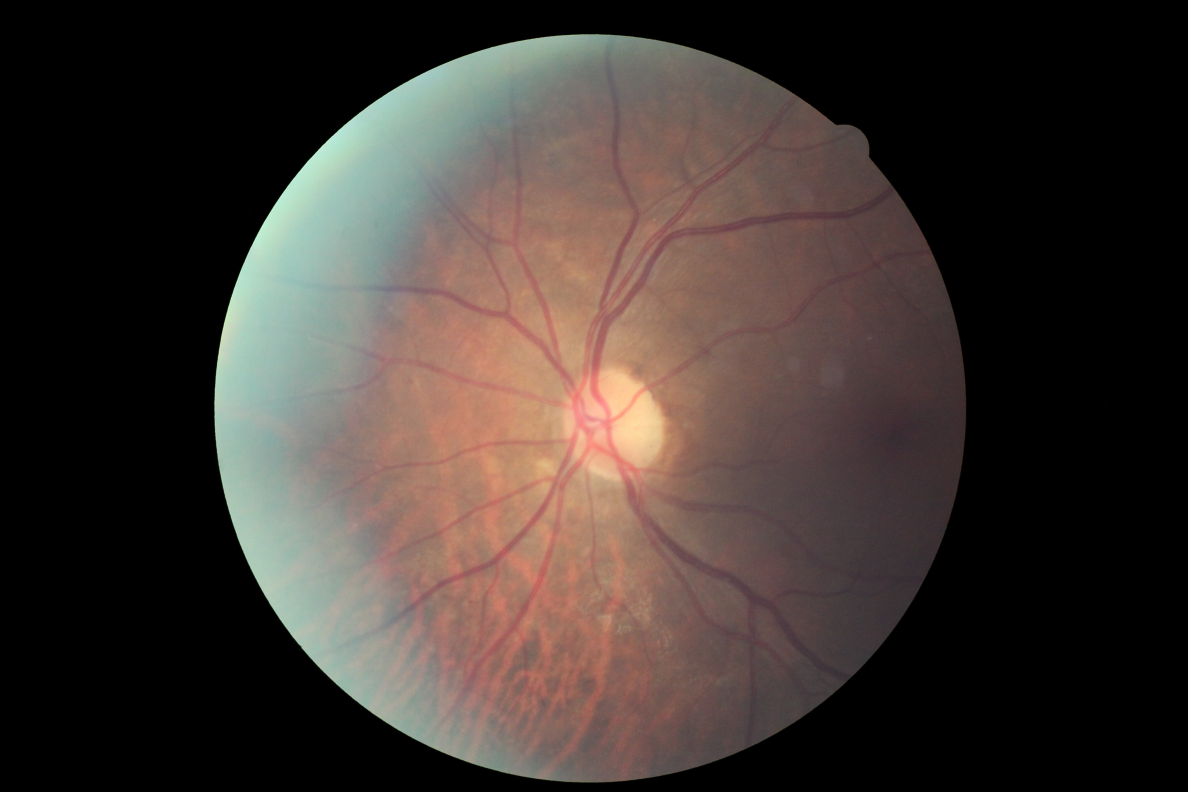
#> input picture MODEL_1_SVM/blood/1.jpeg, 4752 x 3168 px (shown at 1/4 size)
$ python blood.py   (older library calls are emulated)
#> lines starting #> are read from the running program, lines starting #| are printed output that depends on the picture; after the words box and inside, x2 and y2 are one past the last pixel; in counts of white or black regions, pixels touching at a corner belong together
import numpy as np
import cv2
import scipy.misc

images = ['1.jpeg', '2.jpeg',  '3.jpeg','4.jpeg','5.jpeg','6.jpeg','7.jpeg','8.jpeg','9.jpeg','10.jpeg']
name = ''
counter = 1;
founter = 11;
for image in images:
	fundus = cv2.imread(image)
#> fundus is the input picture: shape (3168, 4752, 3); mean B, G, R 49.9, 54.6, 64.1
	dim = (800,700)
	fundus = cv2.resize(fundus, dim, interpolation = cv2.INTER_AREA)
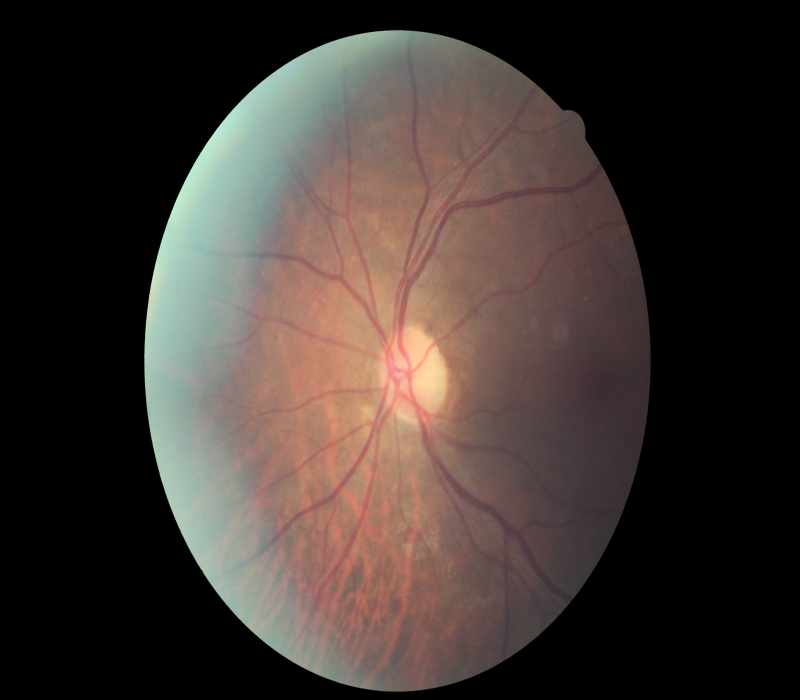
#> fundus: shape (700, 800, 3); mean B, G, R 49.9, 54.6, 64.1
	b,green_fundus,r = cv2.split(fundus)
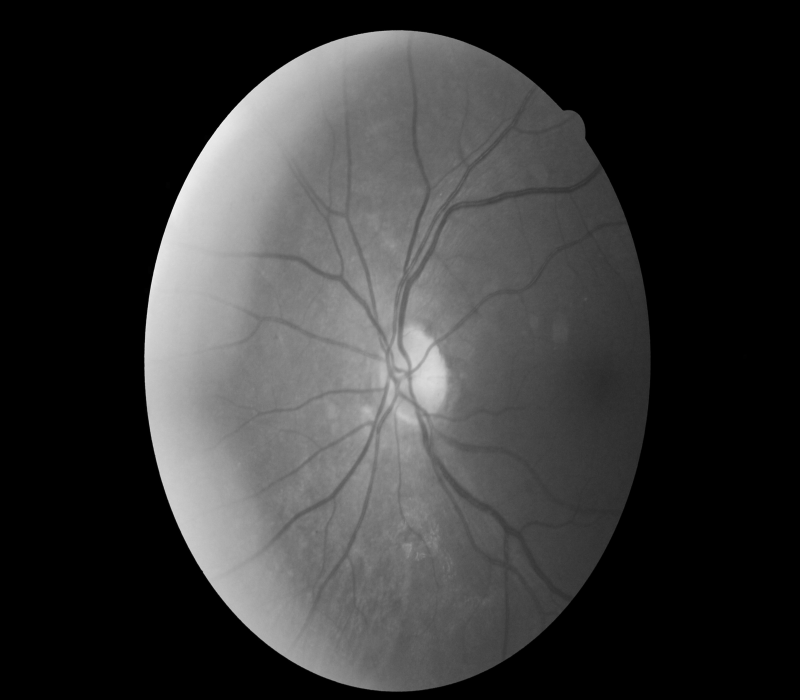
#> green_fundus: shape (700, 800); min 0, max 243, mean 54.6
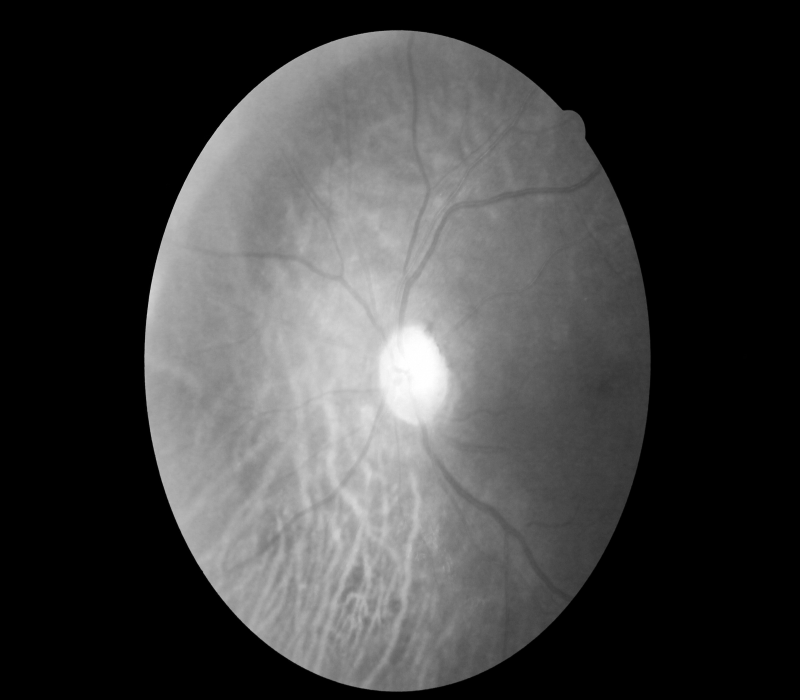
#> r: shape (700, 800); min 0, max 255, mean 64.1
	#yname = str(founter) + '.jpg'
	#scipy.misc.imsave(yname,green_fundus)
	clahe = cv2.createCLAHE(clipLimit=2.0, tileGridSize=(8,8))
	contrast_enhanced_green_fundus = clahe.apply(green_fundus)
	r1 = cv2.morphologyEx(contrast_enhanced_green_fundus, cv2.MORPH_OPEN, cv2.getStructuringElement(cv2.MORPH_ELLIPSE,(5,5)), iterations = 1)
	R1 = cv2.morphologyEx(r1, cv2.MORPH_CLOSE, cv2.getStructuringElement(cv2.MORPH_ELLIPSE,(5,5)), iterations = 1)
	r2 = cv2.morphologyEx(R1, cv2.MORPH_OPEN, cv2.getStructuringElement(cv2.MORPH_ELLIPSE,(11,11)), iterations = 1)
	R2 = cv2.morphologyEx(r2, cv2.MORPH_CLOSE, cv2.getStructuringElement(cv2.MORPH_ELLIPSE,(11,11)), iterations = 1)
	r3 = cv2.morphologyEx(R2, cv2.MORPH_OPEN, cv2.getStructuringElement(cv2.MORPH_ELLIPSE,(23,23)), iterations = 1)
	R3 = cv2.morphologyEx(r3, cv2.MORPH_CLOSE, cv2.getStructuringElement(cv2.MORPH_ELLIPSE,(23,23)), iterations = 1)
	f4 = cv2.subtract(R3,contrast_enhanced_green_fundus)
	f5 = clahe.apply(f4)
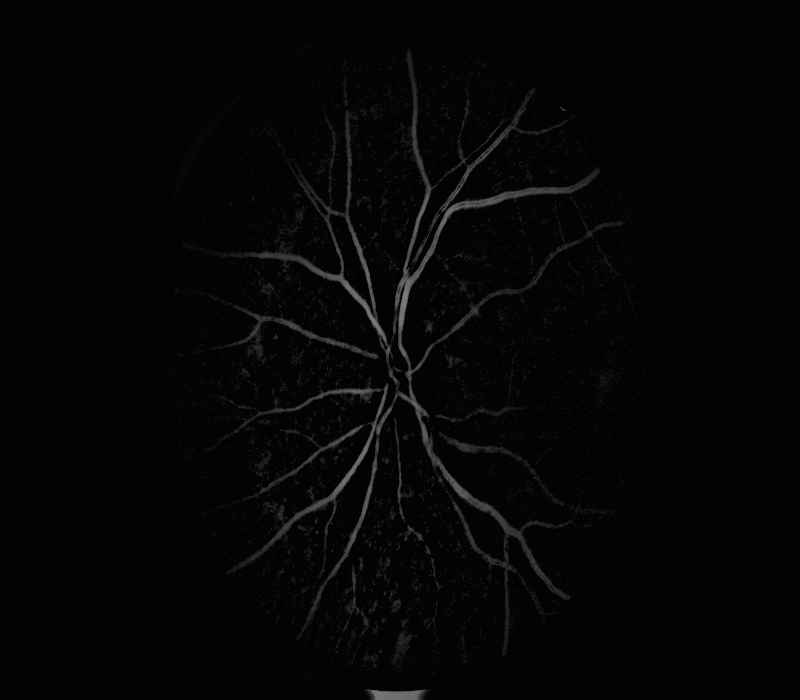
#> f5: shape (700, 800); min 3, max 127, mean 5.4
	median = cv2.medianBlur(f5,5)
	#smooth_fundus = cv2.bilateralFilter(f5,9,75,75)
	#binary_blood_vessel = cv2.adaptiveThreshold(smooth_fundus,255,cv2.ADAPTIVE_THRESH_GAUSSIAN_C, cv2.THRESH_BINARY,11,20)
	ret,thresh2 = cv2.threshold(median,5,255,cv2.THRESH_BINARY_INV)
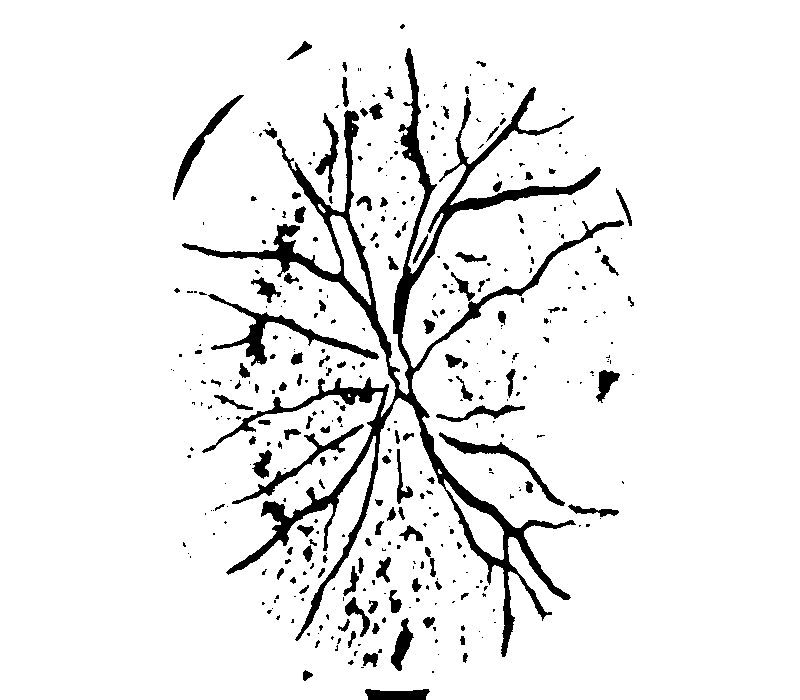
#> thresh2: shape (700, 800); 92.7% white; 411 black regions (279 under 20 px), largest, box (x1, y1, x2, y2) and area: (182, 48, 624, 657) 22838, (208, 294, 379, 366) 1893, (439, 432, 565, 506) 1043
	r1 = cv2.morphologyEx(thresh2, cv2.MORPH_OPEN, cv2.getStructuringElement(cv2.MORPH_ELLIPSE,(5,5)), iterations = 1)
#> r1: shape (700, 800); 92.4% white; 340 black regions (232 under 20 px), largest, box (x1, y1, x2, y2) and area: (182, 48, 625, 657) 24883, (194, 291, 379, 366) 1969, (439, 432, 565, 506) 1131
	R1 = cv2.morphologyEx(r1, cv2.MORPH_CLOSE, cv2.getStructuringElement(cv2.MORPH_ELLIPSE,(5,5)), iterations = 1)
#> R1: shape (700, 800); 93.9% white; 132 black regions (18 under 20 px), largest, box (x1, y1, x2, y2) and area: (393, 87, 600, 339) 4326, (394, 388, 570, 600) 2894, (183, 207, 392, 359) 2825
	r2 = cv2.morphologyEx(R1, cv2.MORPH_OPEN, cv2.getStructuringElement(cv2.MORPH_ELLIPSE,(11,11)), iterations = 1)
#> r2: shape (700, 800); 93.2% white; 74 black regions (14 under 20 px), largest, box (x1, y1, x2, y2) and area: (183, 52, 600, 655) 17779, (228, 404, 392, 574) 4356, (285, 157, 374, 285) 1707
	R2 = cv2.morphologyEx(r2, cv2.MORPH_CLOSE, cv2.getStructuringElement(cv2.MORPH_ELLIPSE,(11,11)), iterations = 1)
#> R2: shape (700, 800); 97.1% white; 38 black regions, largest, box (x1, y1, x2, y2) and area: (378, 246, 435, 358) 1911, (254, 452, 303, 542) 1598, (318, 110, 360, 175) 1040
	f4 = cv2.subtract(R3,f5)
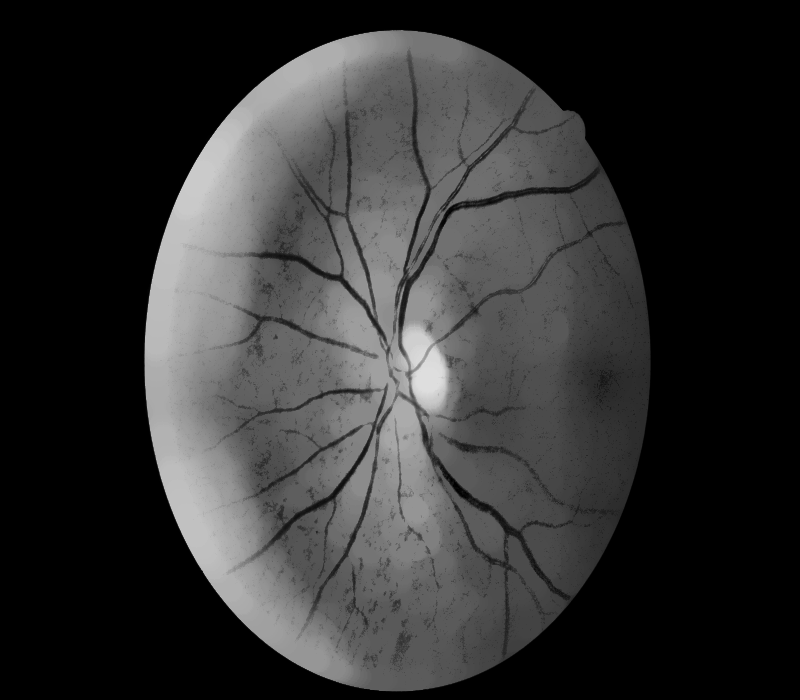
#> f4: shape (700, 800); min 0, max 222, mean 49
	f5 = clahe.apply(f4)
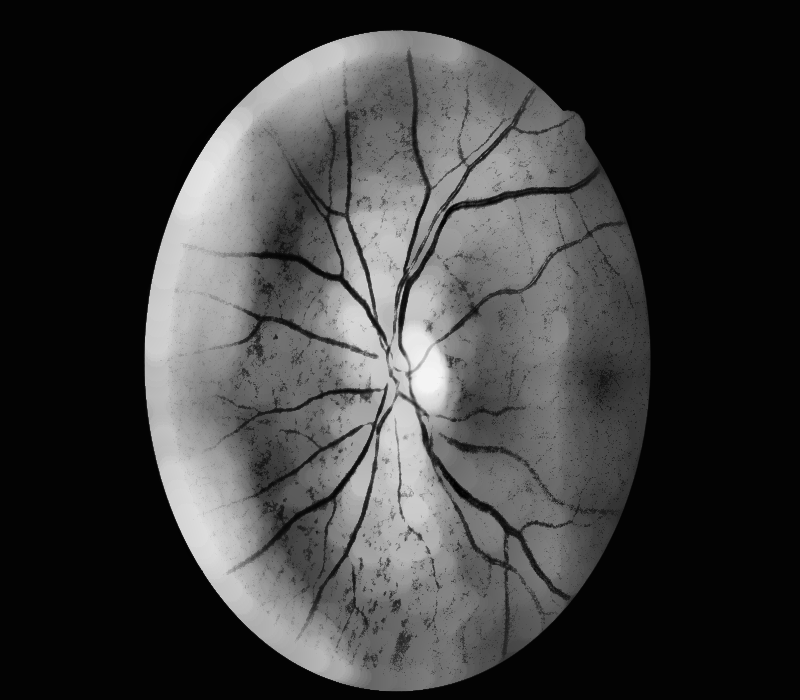
#> f5: shape (700, 800); min 1, max 244, mean 58.4
	ret,thresh2 = cv2.threshold(median,5,255,cv2.THRESH_BINARY_INV)
	name = str(counter) + '.jpg'
	scipy.misc.imsave(name,thresh2)
	counter = counter +1;
	founter = founter +1;
#> pass 2 of the loop `for image in images:`:
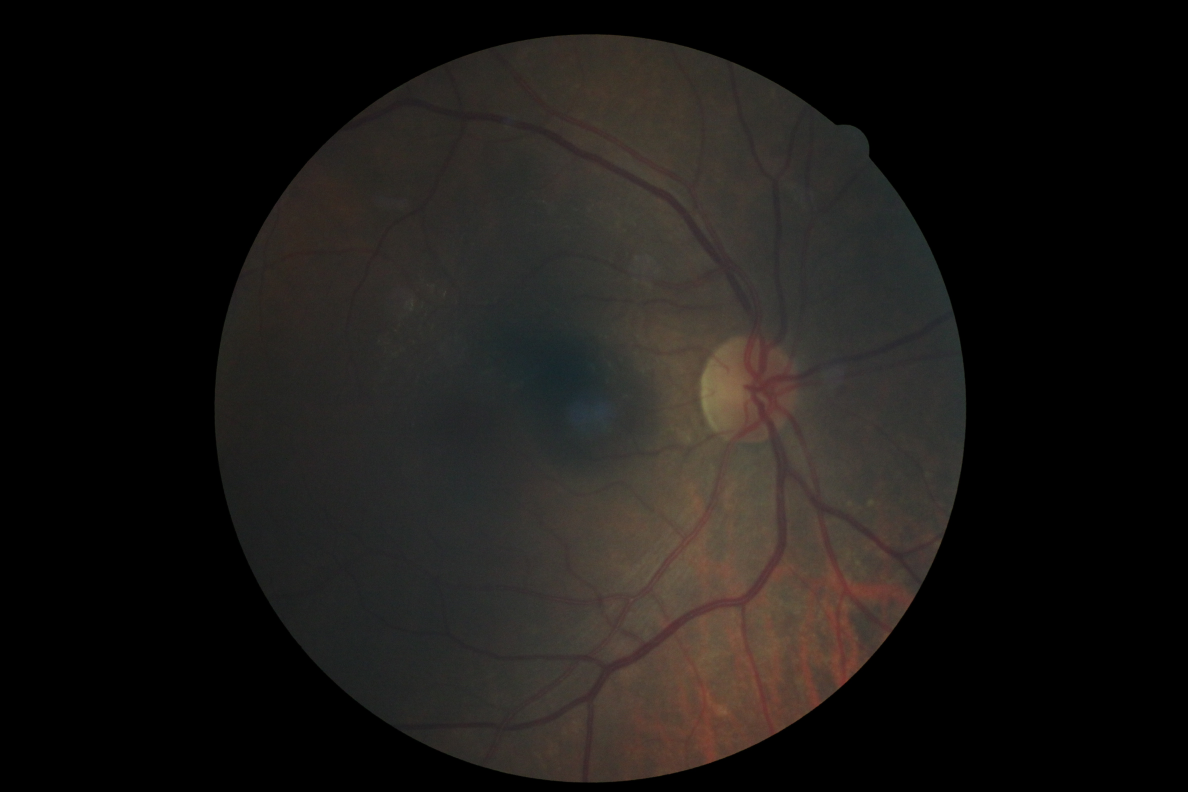
#> input picture MODEL_1_SVM/blood/2.jpeg, 4752 x 3168 px (shown at 1/4 size)
#> fundus is the input picture: shape (3168, 4752, 3); mean B, G, R 21.8, 24.3, 27
#> fundus: shape (700, 800, 3)
#> `ret,thresh2 = cv2.threshold(median,5,255,cv2.THRESH_BINARY_INV)`:
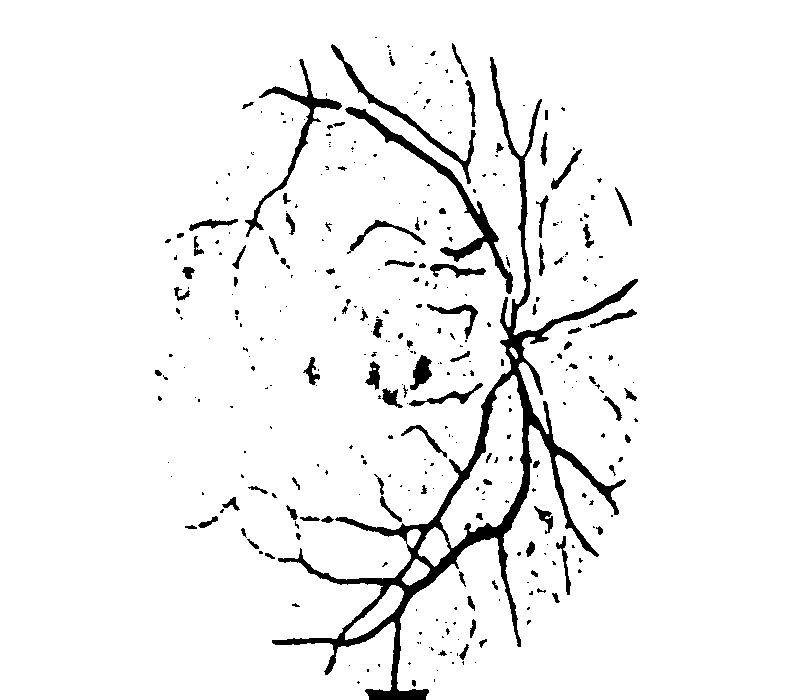
#> thresh2: shape (700, 800); 94.7% white; 364 black regions (261 under 20 px), largest, box (x1, y1, x2, y2) and area: (272, 57, 638, 700) 14242, (345, 107, 513, 294) 2477, (245, 59, 342, 237) 1525
#> `f5 = clahe.apply(f4)`:
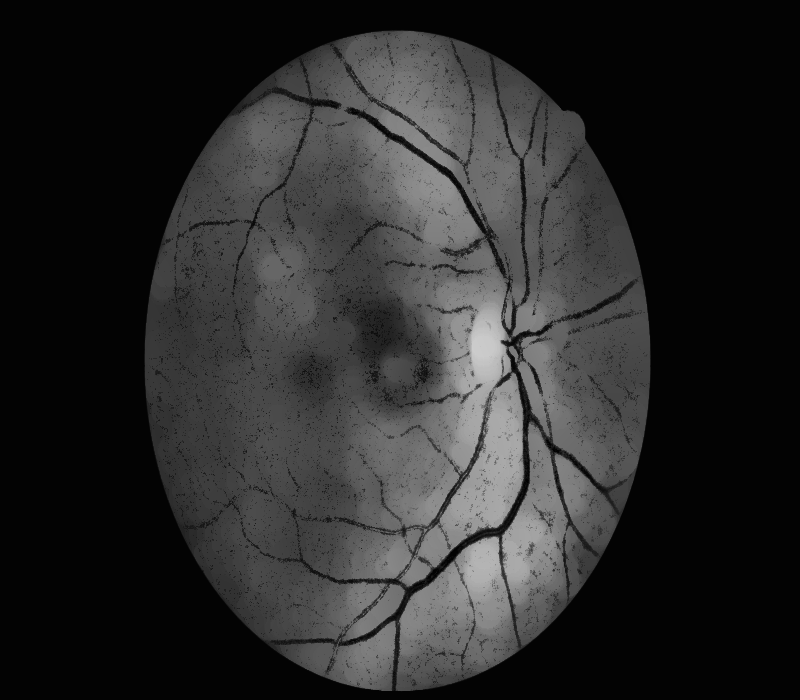
#> f5: shape (700, 800); min 1, max 204, mean 41.6
#> pass 3 of the loop `for image in images:`:
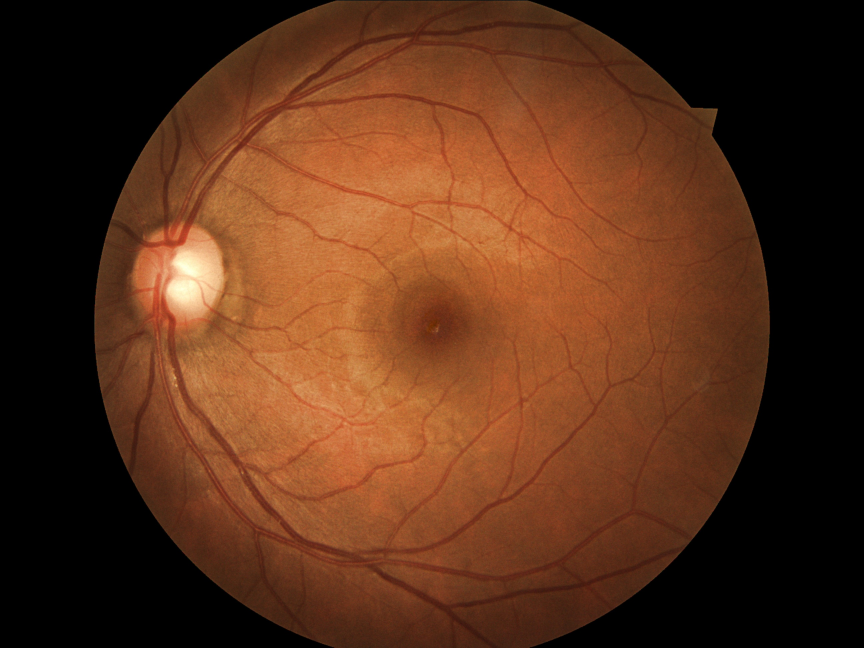
#> input picture MODEL_1_SVM/blood/3.jpeg, 2592 x 1944 px (shown at 1/3 size)
#> fundus is the input picture: shape (1944, 2592, 3); mean B, G, R 25.6, 48.2, 88.6
#> fundus: shape (700, 800, 3)
#> `b,green_fundus,r = cv2.split(fundus)`:
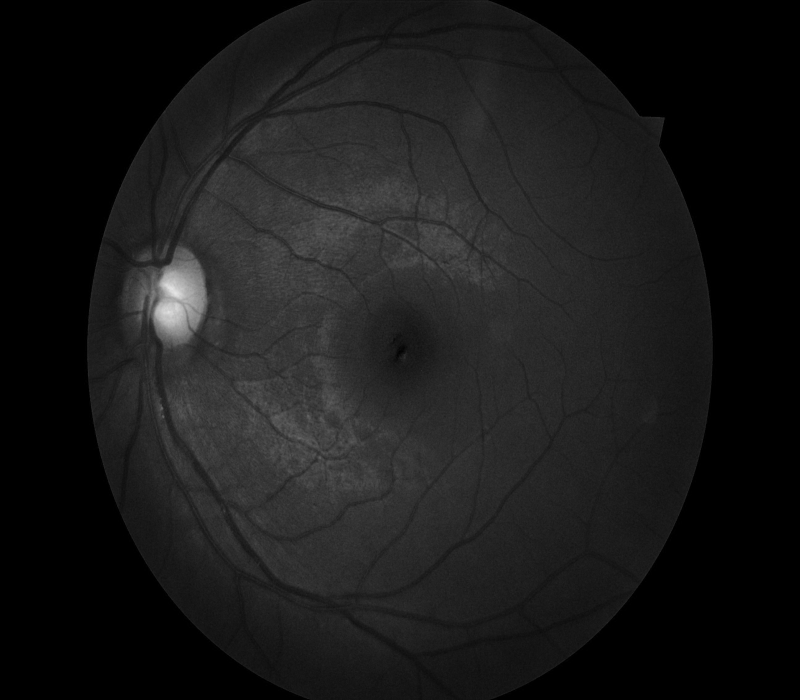
#> b: shape (700, 800); min 0, max 229, mean 25.6
#> `b,green_fundus,r = cv2.split(fundus)`:
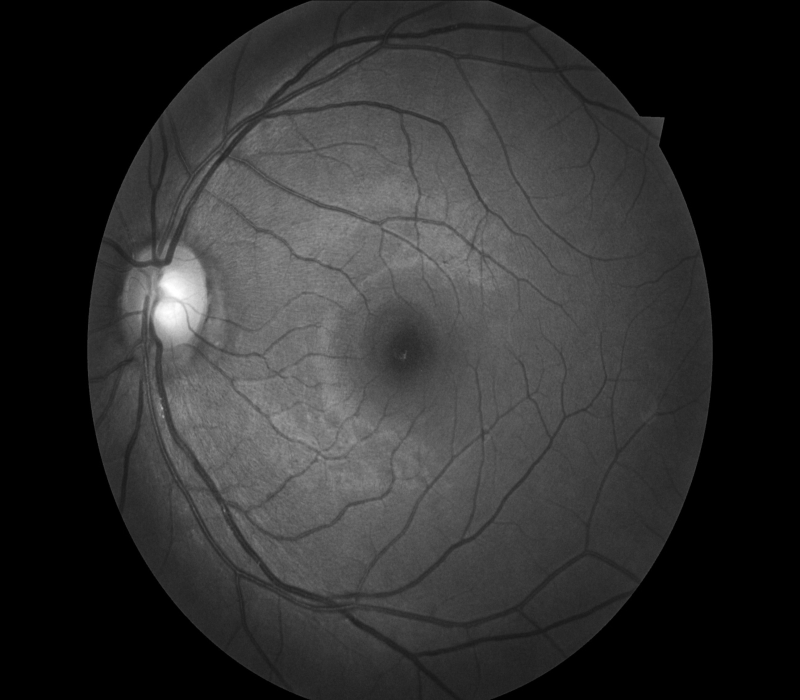
#> green_fundus: shape (700, 800); min 0, max 255, mean 48.2
#> (the run stopped early here; a loop or call above may not have finished)
